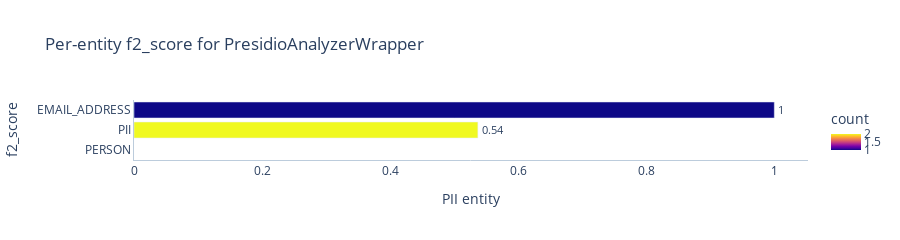
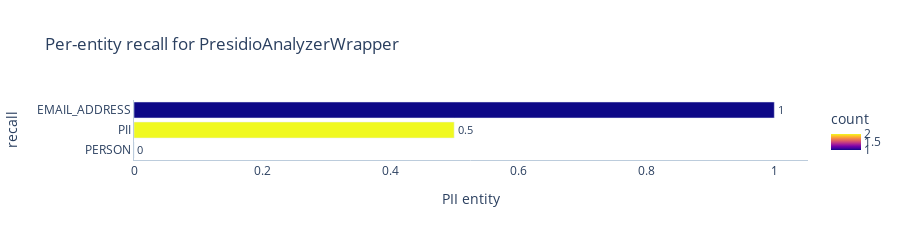
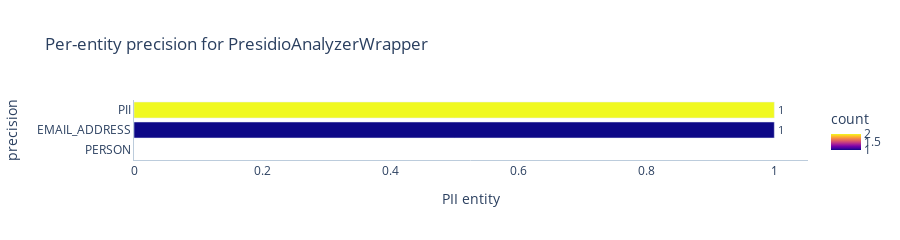

Notebook code cell kept with these figures, in order:
### Code cell
plotter.plot_scores()

### Figure 1 — Plotly figure (JSON) as saved in the notebook; plotly's stock layout.template omitted (floating-point values rounded to 4 significant figures)
{"data": [{"alignmentgroup": "True", "cliponaxis": false, "hovertemplate": "f2_score=%{x}<br>entity=%{y}<br>count=%{marker.color}<extra></extra>", "legendgroup": "", "marker": {"color": [1, 1, 2], "coloraxis": "coloraxis", "pattern": {"shape": ""}}, "name": "", "offsetgroup": "", "orientation": "h", "showlegend": false, "textangle": 0, "textfont": {"size": 12}, "textposition": "outside", "texttemplate": "%{x:.2}", "type": "bar", "x": [null, 1, 0.537], "xaxis": "x", "y": ["PERSON", "EMAIL_ADDRESS", "PII"], "yaxis": "y"}], "layout": {"barmode": "group", "coloraxis": {"colorbar": {"title": {"text": "count"}}, "colorscale": [[0, "#0d0887"], [0.1111, "#46039f"], [0.2222, "#7201a8"], [0.3333, "#9c179e"], [0.4444, "#bd3786"], [0.5556, "#d8576b"], [0.6667, "#ed7953"], [0.7778, "#fb9f3a"], [0.8889, "#fdca26"], [1, "#f0f921"]]}, "height": 90, "legend": {"tracegroupgap": 0}, "plot_bgcolor": "#FFF", "title": {"text": "Per-entity f2_score for PresidioAnalyzerWrapper"}, "xaxis": {"anchor": "y", "domain": [0, 1], "linecolor": "#BCCCDC", "showgrid": false, "title": {"text": "PII entity"}}, "yaxis": {"anchor": "x", "categoryorder": "total ascending", "domain": [0, 1], "linecolor": "#BCCCDC", "showgrid": false, "title": {"text": "f2_score"}}}}

### Figure 2 — Plotly figure (JSON) as saved in the notebook; plotly's stock layout.template omitted (floating-point values rounded to 4 significant figures)
{"data": [{"alignmentgroup": "True", "cliponaxis": false, "hovertemplate": "recall=%{x}<br>entity=%{y}<br>count=%{marker.color}<extra></extra>", "legendgroup": "", "marker": {"color": [1, 1, 2], "coloraxis": "coloraxis", "pattern": {"shape": ""}}, "name": "", "offsetgroup": "", "orientation": "h", "showlegend": false, "textangle": 0, "textfont": {"size": 12}, "textposition": "outside", "texttemplate": "%{x:.2}", "type": "bar", "x": [0, 1, 0.5], "xaxis": "x", "y": ["PERSON", "EMAIL_ADDRESS", "PII"], "yaxis": "y"}], "layout": {"barmode": "group", "coloraxis": {"colorbar": {"title": {"text": "count"}}, "colorscale": [[0, "#0d0887"], [0.1111, "#46039f"], [0.2222, "#7201a8"], [0.3333, "#9c179e"], [0.4444, "#bd3786"], [0.5556, "#d8576b"], [0.6667, "#ed7953"], [0.7778, "#fb9f3a"], [0.8889, "#fdca26"], [1, "#f0f921"]]}, "height": 90, "legend": {"tracegroupgap": 0}, "plot_bgcolor": "#FFF", "title": {"text": "Per-entity recall for PresidioAnalyzerWrapper"}, "xaxis": {"anchor": "y", "domain": [0, 1], "linecolor": "#BCCCDC", "showgrid": false, "title": {"text": "PII entity"}}, "yaxis": {"anchor": "x", "categoryorder": "total ascending", "domain": [0, 1], "linecolor": "#BCCCDC", "showgrid": false, "title": {"text": "recall"}}}}

### Figure 3 — Plotly figure (JSON) as saved in the notebook; plotly's stock layout.template omitted (floating-point values rounded to 4 significant figures)
{"data": [{"alignmentgroup": "True", "cliponaxis": false, "hovertemplate": "precision=%{x}<br>entity=%{y}<br>count=%{marker.color}<extra></extra>", "legendgroup": "", "marker": {"color": [1, 1, 2], "coloraxis": "coloraxis", "pattern": {"shape": ""}}, "name": "", "offsetgroup": "", "orientation": "h", "showlegend": false, "textangle": 0, "textfont": {"size": 12}, "textposition": "outside", "texttemplate": "%{x:.2}", "type": "bar", "x": [null, 1, 1], "xaxis": "x", "y": ["PERSON", "EMAIL_ADDRESS", "PII"], "yaxis": "y"}], "layout": {"barmode": "group", "coloraxis": {"colorbar": {"title": {"text": "count"}}, "colorscale": [[0, "#0d0887"], [0.1111, "#46039f"], [0.2222, "#7201a8"], [0.3333, "#9c179e"], [0.4444, "#bd3786"], [0.5556, "#d8576b"], [0.6667, "#ed7953"], [0.7778, "#fb9f3a"], [0.8889, "#fdca26"], [1, "#f0f921"]]}, "height": 90, "legend": {"tracegroupgap": 0}, "plot_bgcolor": "#FFF", "title": {"text": "Per-entity precision for PresidioAnalyzerWrapper"}, "xaxis": {"anchor": "y", "domain": [0, 1], "linecolor": "#BCCCDC", "showgrid": false, "title": {"text": "PII entity"}}, "yaxis": {"anchor": "x", "categoryorder": "total ascending", "domain": [0, 1], "linecolor": "#BCCCDC", "showgrid": false, "title": {"text": "precision"}}}}
